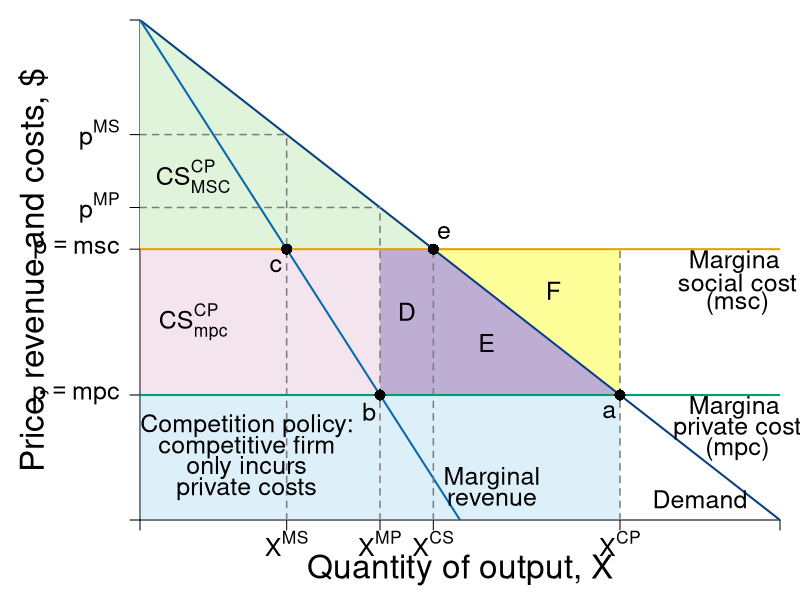

Write the R code that produced this figure.
#Graph Designer: Simon Halliday + Scott Cohn
#Authors: Bowles and Halliday
#Title: Coordination, Conflict and Competition: A Text in Microeconomics

library(shape)
pdf(file = "public_mechanism/second_best_policya.pdf", width = 9, height = 7)

# Set parameters for graphics
axislabelsize <- 2
labelsize <- 1.5
namesize <- 1.8
annotatesize <- 1.5
graphlinewidth <- 2
segmentlinewidth <- 1.5
fadelevel <- 0.2

COL <- c("#7fc97f", "#beaed4", "#fdc086", "#ffff99", "#386cb0", "#f0027f", "#bf5b17", "#666666")
COLA <- c("#e0f3db", "#99d8c9","#66c2a4","#41ae76", "#238b45", "#005824")
COLB <- c("#c6dbef", "#4eb3d3", "#2b8cbe", "#0868ac","#084081")
COLC <- c("#fcfbfd", "#efedf5", "#dadaeb", "#bcbddc", "#9e9ac8", "#807dba", "#6a51a3", "#54278f", "#3f007d")
grays <- gray.colors(25, start = 1, end = 0, alpha = 1)
CBCols <- c("#009E73","#0072B2","#E69F00","#CC79A7", "#F0E442")


#Edited the margins to cater for the larger LHS labels
par(mar =  c(4, 7, 1, 1))

AvgRevenue <- function(x, rmax = 12, xmax = 12){
  rmax - (rmax/xmax)*x
}

MRevenue <- function(x, rmax = 12, xmax = 12){
  rmax - 2*(rmax/xmax)*x
}

AvgCost <- function(x, c0 = 2, c1 = 4){
  c0/x + c1
}

xlims <- c(0, 12)
ylims <- c(0, 12)

npts <- 501 
x <- seq(xlims[1], xlims[2], length.out = npts)
y <- seq(ylims[1], ylims[2], length.out = npts) 
a <- c(13, 16.75, 19.25)

plot(0, 0, xlim = xlims, ylim = ylims, type = "n",
     xlab = expression(paste("")),
     ylab = expression(paste("")), 
     xaxt = "n", 
     yaxt = "n", 
     cex.lab = axislabelsize, 
     bty = "n",
     xaxs = "i", 
     yaxs = "i")

costs <- c(3, 6.5)
monopoly <- c((12 - costs[1])/2, (12 - costs[2])/2)
comp <- c((12 - costs[1]), (12 - costs[2]))

ticksy <- c(0, costs[1], costs[2], AvgRevenue(monopoly[1]),  AvgRevenue(monopoly[2]), ylims[2])
ylabels <- c(NA, expression(paste(p == mpc)), expression(paste(p == msc)), expression(paste(p^{MP})),  expression(paste(p^{MS})), NA)
ticksx <- c(0, monopoly[2], monopoly[1], comp[2], comp[1], xlims[2])
xlabels <- c(NA,  expression(paste(X^{MS})), expression(paste(X^{MP})), expression(paste(X^{CS})), expression(paste(X^{CP})), NA)

axis(1, at = ticksx, pos = 0, labels = xlabels, cex.axis = labelsize)
axis(2, at = ticksy, pos = 0, labels = ylabels, las = 1, cex.axis = labelsize)

npts <- 500 
xx1 <- seq(xlims[1], xlims[2], length.out = npts)
xx3 <- seq(2, 6, length.out = npts)

#Draw the polygon for D
xpolya <- c(comp[1], comp[1], comp[2], comp[1])
ypolya <- c(costs[1], costs[2], costs[2], costs[1])
polygon(x = xpolya, y = ypolya, col=COL[4],
      density=NULL, border = NA)


#Monopoly CS no MSC: 
xpolyCSM <- c(comp[2], 0, 0, comp[2])
ypolyCSM <- c(AvgRevenue(x = comp[2]), 12, AvgRevenue(x = comp[2]), AvgRevenue(x = comp[2]))
polygon(x = xpolyCSM, y = ypolyCSM, col=COLA[1], density=NULL, border = NA)

#Monopoly profit no MSC, above MSC: 
# xpolyMpi <- c(monopoly[1], monopoly[1], 0, 0, monopoly[1])
# ypolyMpi <- c(costs[2], AvgRevenue(x = monopoly[1]), AvgRevenue(x = monopoly[1]), costs[2], costs[2])
# polygon(x = xpolyMpi, y = ypolyMpi, col=COLB[1], density=NULL, border = NA)

#Monopoly profit no MSC, BELOW MSC: 

xpolyMpiSC <- c(monopoly[1], monopoly[1], 0, 0, monopoly[1])
ypolyMpiSC <- c(costs[1], costs[2], costs[2], costs[1], costs[1])
polygon(x = xpolyMpiSC, y = ypolyMpiSC, col=rgb(204/255, 121/255, 167/255, fadelevel), 
        density=NULL, border = NA)


#Draw the polygon for A
# xpolyb <- c(comp[2], monopoly[1], monopoly[1], comp[2])
# ypolyb <- c(costs[2], AvgRevenue(x = monopoly[1]), costs[2], costs[2])
# polygon(x = xpolyb, y = ypolyb, col=COL[4], density=NULL, border = NA)

#Draw the polygon for area C
# xpolyc <- c(monopoly[1], monopoly[1], monopoly[2], monopoly[2], monopoly[1])
# ypolyc <- c(costs[2], AvgRevenue(x = monopoly[1]), AvgRevenue(x = monopoly[2]), MRevenue(monopoly[2]), MRevenue(monopoly[2]))
# polygon(x = xpolyc, y = ypolyc, col = COLA[1], density = NULL, border = NA)

#Draw the polygon for D
xpolyd <- c(comp[2], comp[2], monopoly[1], monopoly[1], comp[2] )
ypolyd <- c(costs[1], AvgRevenue(x = comp[2]), AvgRevenue(x = comp[2]), costs[1], costs[1])
polygon(x = xpolyd, y = ypolyd, col=COL[2], density=NULL, border = NA)

#Area E
xpolye <- c(comp[1], comp[2], comp[2], comp[1])
ypolye <- c(costs[1], AvgRevenue(x = comp[2]), costs[1], costs[1])
polygon(x = xpolye, y = ypolye, col=COL[2], density=NULL, border = NA)

#Total costs only covering private costs 
xpolya <- c(comp[1], comp[1], 0, 0, comp[1])
ypolya <- c(0, costs[1], costs[1], 0, 0)
polygon(x = xpolya, y = ypolya, col=rgb(86/255, 180/255, 233/255, fadelevel),
        density=NULL, border = NA)

#lines(xx1, bcA(xx1, w = 10, p = 1.5), col = COLB[3], lwd = graphlinewidth)
lines(xx1, AvgRevenue(xx1, rmax = 12, xmax = 12), col = COLB[5], lwd = graphlinewidth)
lines(xx1, MRevenue(xx1, rmax = 12, xmax = 12), col = COLB[4], lwd = graphlinewidth)
#lines(xx1, AvgCost(xx1, c0 = 2, c1 = 4), col = COLA[5], lwd = graphlinewidth)

#Label the axes
#mtext(expression(paste("Quantity of output, ", X)), side=1, line = 2.5, cex = axislabelsize)

text(0.5*xlims[2], -1.2, expression(paste("Quantity of output, ", X)), xpd = TRUE, cex = axislabelsize) 
text(-2, 0.5*ylims[2], expression(paste("Price, revenue and costs, $")), xpd = TRUE, cex = axislabelsize, srt = 90) 

#Label curves
#text(10.5, 4.5, expression(paste(ac(x) == mc(x))), cex = labelsize)
#text(10.5, 3, expression(paste(p(x) == p[max] - s*x)), cex = labelsize)
text(10.5, 0.5, expression(paste("Demand")), cex = labelsize)

text(6.6, 1, expression(paste("Marginal")), cex = labelsize)
text(6.6, 0.5, expression(paste("revenue")), cex = labelsize)

text(11.2, 6.2, expression(paste("Marginal")), cex = labelsize)
text(11.2, 5.7, expression(paste("social cost")), cex = labelsize, xpd = TRUE)
text(11.2, 5.2, expression(paste("(msc)")), cex = labelsize)

text(11.2, 2.7, expression(paste("Marginal")), cex = labelsize)
text(11.2, 2.2, expression(paste("private cost")), cex = labelsize, xpd = TRUE)
text(11.2, 1.7, expression(paste("(mpc)")), cex = labelsize)

#Labels cost and profit areas
#text(2, 0.5*AvgCost(x = 4), expression("Total Costs"), cex = labelsize)
#text(2, 6, expression("Profit"), cex = labelsize)

#Draw segments for total costs
segments(0, AvgRevenue(x = monopoly[2]), monopoly[2], AvgRevenue(x = monopoly[2]), lty = 2, col = grays[20] , lwd = segmentlinewidth)
segments(0, AvgRevenue(x = 4.5), 4.5, AvgRevenue(x = 4.5), lty = 2, col = grays[20] , lwd = segmentlinewidth)

segments(monopoly[2], 0, monopoly[2], AvgRevenue(x = monopoly[2]), lty = 2, col = grays[20] , lwd = segmentlinewidth)
segments(4.5, 0, 4.5, AvgRevenue(x = 4.5), lty = 2, col = grays[20] , lwd = segmentlinewidth)
segments(comp[2], 0, comp[2], AvgRevenue(x = comp[2]), lty = 2, col = grays[20] , lwd = segmentlinewidth)
segments(9, 0, 9, costs[2], lty = 2, col = grays[20] , lwd = segmentlinewidth)

#Price lines
segments(0, 3, xlims[2], 3, lty = 1, col = CBCols[1] , lwd = graphlinewidth)
segments(0, 6.5, xlims[2], 6.5, lty = 1, col = CBCols[3] , lwd = graphlinewidth)


#Label Points for comparison
points(monopoly[2], MRevenue(x = monopoly[2]), pch = 16, col = "black", cex = 1.5)
text(monopoly[2] -0.2, MRevenue(x = monopoly[2]) - 0.4, expression(c), cex = labelsize)

points(4.5, MRevenue(x = 4.5), pch = 16, col = "black", cex = 1.5)
text(4.5 -0.2, MRevenue(x = 4.5) - 0.4, expression(b), cex = labelsize)

points(comp[2], AvgRevenue(x = comp[2]), pch = 16, col = "black", cex = 1.5)
text(comp[2] + 0.2, AvgRevenue(x = comp[2]) + 0.4, expression(e), cex = labelsize)

points(9, AvgRevenue(x = 9), pch = 16, col = "black", cex = 1.5)
text(9 -0.2, AvgRevenue(x = 9) - 0.4, expression(a), cex = labelsize)


#points(4, AvgRevenue(x = 4), pch = 16, col = "black", cex = 1.5)
text(7.75, 5.5, expression(F), cex = labelsize)
#text(4.75, 6.75, expression(A), cex = labelsize)
#text(3.5, 7, expression(C), cex = labelsize)
 text(5, 5, expression(D), cex = labelsize)
 text(6.5, 4.25, expression(E), cex = labelsize)

text(1, 8.25, expression(paste(CS[MSC]^{CP})), cex = labelsize)
#text(1, 7, expression(paste(pi[msc]^{MP})), cex = labelsize)
text(1, 4.75, expression(paste(CS[mpc]^{CP})), cex = labelsize)

#Arrow to mr = mc
#text(7.5, 9.5, expression(paste("Profit Maximum at")), cex = labelsize)
#text(7.5, 9, expression(paste(mr == mc)), cex = labelsize)
#Arrows(6.1, 9.2, 4.2, 4.3, col = "black", lty = 1, lwd = 2, arr.type = "triangle", arr.lwd = 0.5)

text(2, 2.25, expression(paste("Competition policy:")), cex = labelsize)
text(2, 1.75, expression(paste("competitive firm")), cex = labelsize)
text(2, 1.25, expression(paste("only incurs")), cex = labelsize)
text(2, 0.75, expression(paste("private costs")), cex = labelsize)



dev.off()
